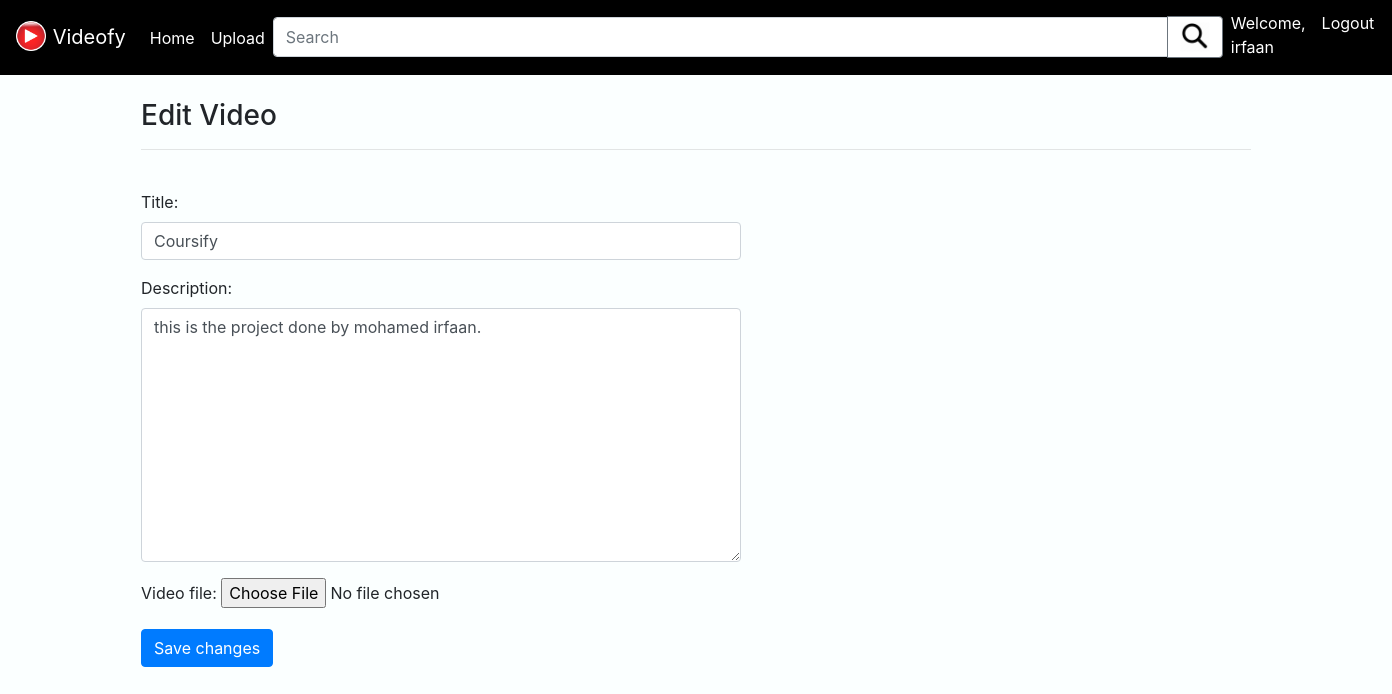
The page /edit/27/ (signed in) on the database its author committed.
### videos/models.py (models this page shows, shortened)
class Video(models.Model):
    title = models.CharField(max_length=200)
    description = models.TextField()
    video_file = models.FileField(upload_to='Videos/', blank=True, null=True)
    uploaded_by = models.ForeignKey(User, on_delete=models.CASCADE)
    uploaded_at = models.DateTimeField(auto_now_add=True)

### videos/views.py (the view)
# urls.py: path('edit/<int:id>/', views.edit_video, name='edit_video'),
@login_required
def edit_video(request, id):
    video = get_object_or_404(Video, id=id)
    if request.user == video.uploaded_by:
        if request.method == 'POST':
            form = VideoForm(request.POST, instance=video)
            if form.is_valid():
                form.save()
                return redirect('video_list')  # Redirect to the video list after saving
        else:
            form = VideoForm(instance=video)
        return render(request, 'edit_video.html', {'form': form, 'video': video})
    else:
        return redirect('video_list')  # Redirect to video list if the user is not the uploader

### videos/forms.py
class VideoForm(forms.ModelForm):
    class Meta:
        model = Video
        fields = ('title', 'description', 'video_file')
        widgets = {
            'title': forms.TextInput(attrs={'class': 'form-control', 'style': 'max-width: 600px;'}),
            'description': forms.Textarea(attrs={'class': 'form-control', 'style': 'max-width: 600px;'}),
            'video_file': forms.FileInput(),
        }

### templates/edit_video.html (shortened to what this page needs)
{% extends 'base.html' %}
{% block content %}
<br/>
  <h3>Edit Video</h3><hr><br/>
  <form method="post">
    {{ form.as_p }}
    <button type="submit" class="btn btn-primary">Save changes</button>
  </form>
{% endblock %}

### templates/base.html (shortened to what this page needs)
{% load static %}
<!DOCTYPE html>
<html lang="en">
<head>
    <link href="https://maxcdn.bootstrapcdn.com/bootstrap/4.5.2/css/bootstrap.min.css" rel="stylesheet">
</head>
<body style="background-color: rgb(251, 255, 255);">
    {% load static %}
    <nav class="navbar navbar-expand-lg " style="background-color: black;">
        <a href="{% url 'video_list' %}" class="navbar-brand" style="text-decoration: none; color: #ffffff;">
            <img src="{% static 'images/video-3.png' %}" style="height: 35px; width: 30px; object-fit: contain; display: inline-block; margin-right: 1px;margin-top:-5px;background-color: black;" alt="Videofy Logo">
            Videofy
        </a>
        <div class="collapse navbar-collapse" id="navbarNav">
            <ul class="navbar-nav mr-auto">
                <li class="nav-item">
                    <a class="nav-link" style="text-decoration: none; color: #ffffff;" href="{% url 'video_list' %}">Home</a>
                </li>
                <li class="nav-item">
                    <a class="nav-link" style="text-decoration: none; color: #ffffff;" href="{% url 'upload_video' %}">Upload</a>
                </li>
            </ul>
            <form class="form-inline my-1 my-lg-0" method="get" action="{% url 'video_list' %}">
                <div class="input-group" style="width: 950px;">
                    <input class="form-control  border-2" type="search" placeholder="Search" aria-label="Search" name="q" style="height:40px;margin-top: -1px;">
                    <div class="input-group-append">
                        <button class="btn btn-outline-secondary border-2" type="submit" style="background-color: #ffffff; height: 42px;margin-top: -2px;">
                            <img src="{% static 'images/icon-4.png' %}" style="height: 30px; width: 30px; object-fit: cover; display: block;align-items: center;align-content: center; background-color: #ffffff; padding: 0px;margin-top: -1px;color: aliceblue;" alt="icon">
                        </button>
                    </div>
                </div>
            </form>
            <ul class="navbar-nav ml-auto">
                {% if user.is_authenticated %}
                    <li class="nav-item">
                        <a class="nav-link"  style="text-decoration: none; color: #ffffff;margin-top:-5px;" href="#">Welcome, {{ user.username }}</a>
                    </li>
                    <li class="nav-item">
                        <a class="nav-link" style="text-decoration: none; color: #ffffff;margin-top: -5px;" href="{% url 'logout' %}">Logout</a>
                    </li>
                {% endif %}
            </ul>
        </div>
    </nav>
    <div class="container">
        {% block content %}{% endblock %}
    </div>
</body>
</html>

### rows shown on the page
Video: title "Coursify", description "this is the project done by mohamed irfaan."

### other values the page prints
{{ user.username }} "irfaan"
